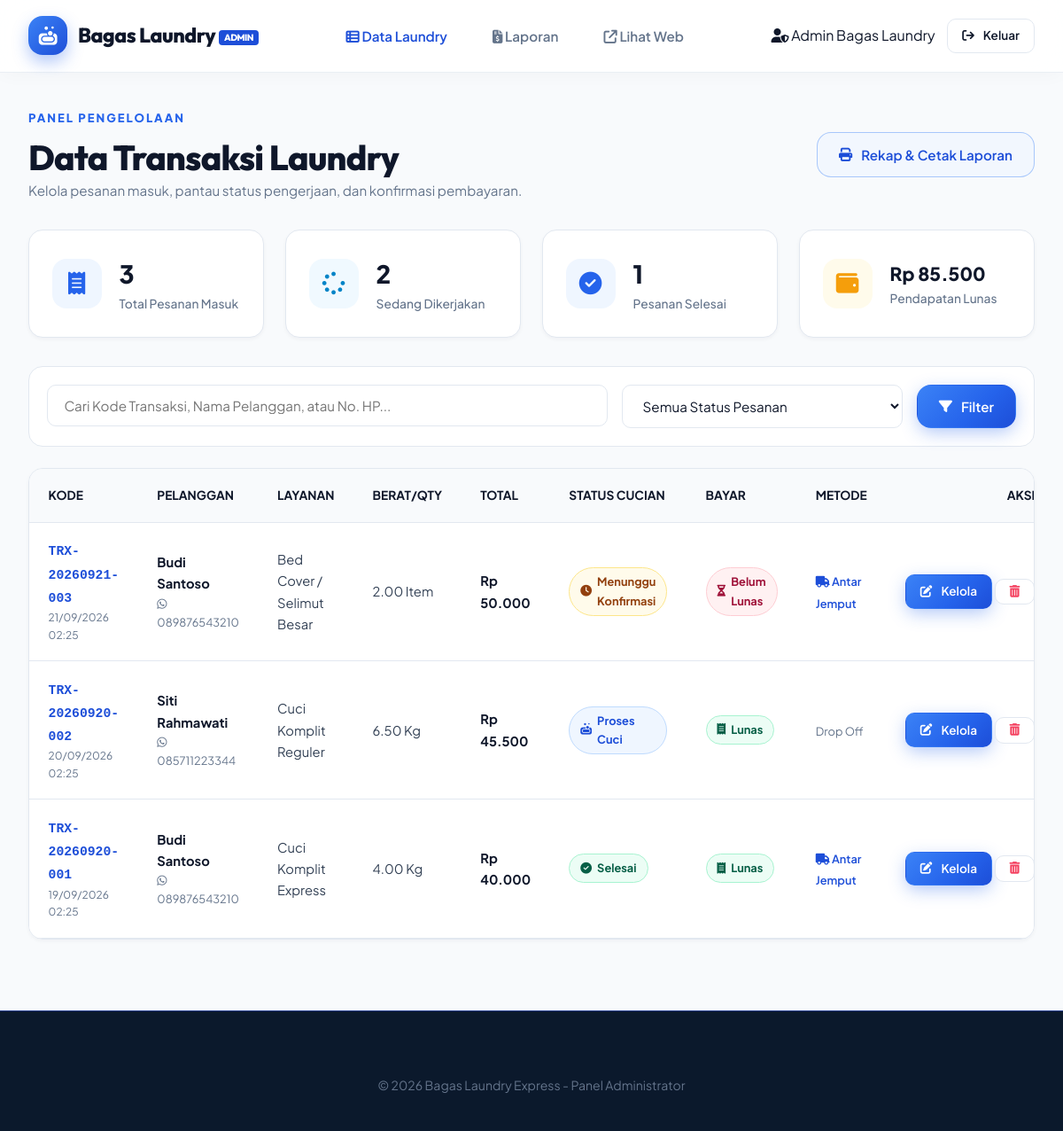
/admin/data_laundry.php (signed in), run on the app's committed database.
### tables this page shows
CREATE TABLE IF NOT EXISTS `transaksi` (
  `id` INT AUTO_INCREMENT PRIMARY KEY,
  `kode_transaksi` VARCHAR(30) NOT NULL UNIQUE,
  `user_id` INT NOT NULL,
  `layanan_id` INT NOT NULL,
  `berat_jumlah` DECIMAL(6,2) NOT NULL DEFAULT 1.00,
  `total_bayar` INT NOT NULL,
  `metode_pengambilan` ENUM('antar_jemput', 'drop_off') NOT NULL DEFAULT 'drop_off',
  `alamat_jemput` TEXT NULL,
  `catatan` TEXT NULL,
  `status_pesanan` ENUM('menunggu_konfirmasi', 'dijemput', 'proses_cuci', 'siap_diambil', 'selesai', 'dibatalkan') NOT NULL DEFAULT 'menunggu_konfirmasi',
  `status_pembayaran` ENUM('belum_bayar', 'lunas') NOT NULL DEFAULT 'belum_bayar',
  `tanggal_masuk` DATETIME DEFAULT CURRENT_TIMESTAMP,
  `tanggal_selesai` DATETIME NULL,
  FOREIGN KEY (`user_id`) REFERENCES `users`(`id`) ON DELETE CASCADE,
  FOREIGN KEY (`layanan_id`) REFERENCES `layanan`(`id`) ON DELETE RESTRICT
);

CREATE TABLE IF NOT EXISTS `users` (
  `id` INT AUTO_INCREMENT PRIMARY KEY,
  `nama` VARCHAR(100) NOT NULL,
  `email` VARCHAR(100) NOT NULL UNIQUE,
  `password` VARCHAR(255) NOT NULL,
  `no_hp` VARCHAR(20) NOT NULL,
  `alamat` TEXT NULL,
  `role` ENUM('admin', 'pelanggan') NOT NULL DEFAULT 'pelanggan',
  `created_at` TIMESTAMP DEFAULT CURRENT_TIMESTAMP
);

CREATE TABLE IF NOT EXISTS `layanan` (
  `id` INT AUTO_INCREMENT PRIMARY KEY,
  `nama_paket` VARCHAR(100) NOT NULL,
  `jenis` ENUM('kiloan', 'satuan') NOT NULL DEFAULT 'kiloan',
  `harga` INT NOT NULL,
  `estimasi_hari` INT NOT NULL DEFAULT 2,
  `deskripsi` TEXT NULL,
  `icon` VARCHAR(50) DEFAULT 'fa-tshirt'
);

### admin/data_laundry.php (the view, shortened to what this page needs)
<?php
require_once '../config/database.php';
require_once '../config/auth.php';
$search_query = trim($_GET['q'] ?? '');
$sql = "
    SELECT t.*, u.nama AS nama_pelanggan, u.no_hp, l.nama_paket, l.jenis
    FROM transaksi t
    JOIN users u ON t.user_id = u.id
    JOIN layanan l ON t.layanan_id = l.id
    WHERE 1=1
";
$params = [];
$sql .= " ORDER BY t.id DESC";
$stmt_trx = $pdo->prepare($sql);
$stmt_trx->execute($params);
$transaksi_list = $stmt_trx->fetchAll();
$total_trx = $pdo->query("SELECT COUNT(*) FROM transaksi")->fetchColumn();
$total_proses = $pdo->query("SELECT COUNT(*) FROM transaksi WHERE status_pesanan IN ('menunggu_konfirmasi', 'dijemput', 'proses_cuci')")->fetchColumn();
$total_selesai = $pdo->query("SELECT COUNT(*) FROM transaksi WHERE status_pesanan = 'selesai'")->fetchColumn();
$total_omset = $pdo->query("SELECT SUM(total_bayar) FROM transaksi WHERE status_pembayaran = 'lunas'")->fetchColumn() ?: 0;
?>
<!DOCTYPE html>
<html lang="id">
<head>
    <link rel="stylesheet" href="https://cdnjs.cloudflare.com/ajax/libs/font-awesome/6.5.1/css/all.min.css">
    <link rel="stylesheet" href="../assets/css/style.css">
</head>
<body>
    <header class="navbar">
        <div class="nav-container">
            <a href="data_laundry.php" class="brand-logo">
                <div class="brand-icon">
                    <i class="fa-solid fa-soap"></i>
                </div>
                <span>Bagas Laundry <small style="font-size: 0.65rem; background: var(--primary-dark); color: white; padding: 2px 6px; border-radius: 4px; vertical-align: middle;">ADMIN</small></span>
            </a>
            <nav class="nav-menu">
                <a href="data_laundry.php" class="nav-link active">
                    <i class="fa-solid fa-table-list"></i> Data Laundry
                </a>
                <a href="laporan.php" class="nav-link">
                    <i class="fa-solid fa-file-invoice-dollar"></i> Laporan
                </a>
                <a href="../index.php" target="_blank" class="nav-link">
                    <i class="fa-solid fa-arrow-up-right-from-square"></i> Lihat Web
                </a>
            </nav>
            <div class="nav-auth">
                <div class="user-profile-badge">
                    <i class="fa-solid fa-user-shield"></i>
                    <span><?= htmlspecialchars($_SESSION['user_nama']) ?></span>
                </div>
                <a href="../auth/logout.php" class="btn btn-sm btn-outline" title="Keluar">
                    <i class="fa-solid fa-arrow-right-from-bracket"></i> Keluar
                </a>
            </div>
        </div>
    </header>
    <main class="section" style="padding-top: 2.5rem; padding-bottom: 5rem;">
        <div style="display: flex; justify-content: space-between; align-items: center; margin-bottom: 2rem; flex-wrap: wrap; gap: 1rem;">
            <div>
                <span class="section-subtitle">Panel Pengelolaan</span>
                <h1 class="section-title">Data Transaksi Laundry</h1>
                <p style="color: var(--muted); font-size: 0.95rem;">Kelola pesanan masuk, pantau status pengerjaan, dan konfirmasi pembayaran.</p>
            </div>
            <a href="laporan.php" class="btn btn-outline-primary">
                <i class="fa-solid fa-print"></i> Rekap & Cetak Laporan
            </a>
        </div>
        <div class="stats-grid">
            <div class="stat-card">
                <div class="stat-icon mint"><i class="fa-solid fa-receipt"></i></div>
                <div>
                    <div class="stat-number"><?= $total_trx ?></div>
                    <div class="stat-label">Total Pesanan Masuk</div>
                </div>
            </div>
            <div class="stat-card">
                <div class="stat-icon blue"><i class="fa-solid fa-spinner"></i></div>
                <div>
                    <div class="stat-number"><?= $total_proses ?></div>
                    <div class="stat-label">Sedang Dikerjakan</div>
                </div>
            </div>
            <div class="stat-card">
                <div class="stat-icon mint"><i class="fa-solid fa-circle-check"></i></div>
                <div>
                    <div class="stat-number"><?= $total_selesai ?></div>
                    <div class="stat-label">Pesanan Selesai</div>
                </div>
            </div>
            <div class="stat-card">
                <div class="stat-icon amber"><i class="fa-solid fa-wallet"></i></div>
                <div>
                    <div class="stat-number" style="font-size: 1.3rem;"><?= rupiah($total_omset) ?></div>
                    <div class="stat-label">Pendapatan Lunas</div>
                </div>
            </div>
        </div>
        <div style="background: white; padding: 1.25rem; border-radius: var(--radius-md); border: 1px solid var(--border); margin-bottom: 1.5rem;">
            <form action="data_laundry.php" method="GET" style="display: flex; gap: 1rem; flex-wrap: wrap;">
                <div style="flex: 2; min-width: 240px;">
                    <input type="text" name="q" class="form-control" placeholder="Cari Kode Transaksi, Nama Pelanggan, atau No. HP..." value="<?= htmlspecialchars($search_query) ?>">
                </div>
                <div style="flex: 1; min-width: 180px;">
                    <select name="status" class="form-select">
                        <option value="">Semua Status Pesanan</option>
                    </select>
                </div>
                <button type="submit" class="btn btn-primary">
                    <i class="fa-solid fa-filter"></i> Filter
                </button>
            </form>
        </div>
        <div class="table-responsive">
            <table class="table">
                <thead>
                    <tr>
                        <th>Kode</th>
                        <th>Pelanggan</th>
                        <th>Layanan</th>
                        <th>Berat/Qty</th>
                        <th>Total</th>
                        <th>Status Cucian</th>
                        <th>Bayar</th>
                        <th>Metode</th>
                        <th style="text-align: right;">Aksi</th>
                    </tr>
                </thead>
                <tbody>
                    <?php if (empty($transaksi_list)): ?>
                        <tr>
                            <td colspan="9" style="text-align: center; padding: 3rem 1rem; color: var(--muted);">
                                <i class="fa-solid fa-inbox" style="font-size: 2.5rem; margin-bottom: 0.75rem; display: block; color: #cbd5e1;"></i>
                                Tidak ditemukan data transaksi yang sesuai.
                            </td>
                        </tr>
                    <?php else: ?>
                        <?php foreach ($transaksi_list as $row): ?>
                            <tr>
                                <td>
                                    <strong style="color: var(--primary-dark); font-family: monospace;">
                                        <?= htmlspecialchars($row['kode_transaksi']) ?>
                                    </strong>
                                    <div style="font-size: 0.75rem; color: var(--muted);">
                                        <?= date('d/m/Y H:i', strtotime($row['tanggal_masuk'])) ?>
                                    </div>
                                </td>
                                <td>
                                    <strong style="color: var(--secondary);"><?= htmlspecialchars($row['nama_pelanggan']) ?></strong>
                                    <div style="font-size: 0.8rem; color: var(--muted);">
                                        <i class="fa-brands fa-whatsapp"></i> <?= htmlspecialchars($row['no_hp']) ?>
                                    </div>
                                </td>
                                <td><?= htmlspecialchars($row['nama_paket']) ?></td>
                                <td><?= $row['berat_jumlah'] ?> <?= $row['jenis'] === 'kiloan' ? 'Kg' : 'Item' ?></td>
                                <td><strong style="color: var(--secondary);"><?= rupiah($row['total_bayar']) ?></strong></td>
                                <td><?= badge_status_pesanan($row['status_pesanan']) ?></td>
                                <td><?= badge_status_bayar($row['status_pembayaran']) ?></td>
                                <td>
                                    <?php if ($row['metode_pengambilan'] === 'antar_jemput'): ?>
                                        <span style="font-size: 0.8rem; color: var(--primary-dark); font-weight: 600;">
                                            <i class="fa-solid fa-truck"></i> Antar Jemput
                                        </span>
                                    <?php else: ?>
                                        <span style="font-size: 0.8rem; color: var(--muted);">Drop Off</span>
                                    <?php endif; ?>
                                </td>
                                <td style="text-align: right; white-space: nowrap;">
                                    <a href="detail_transaksi.php?id=<?= $row['id'] ?>" class="btn btn-sm btn-primary" title="Kelola & Detail">
                                        <i class="fa-solid fa-pen-to-square"></i> Kelola
                                    </a>
                                    <a href="data_laundry.php?action=delete&id=<?= $row['id'] ?>" class="btn btn-sm btn-outline btn-confirm-delete" style="color: var(--danger);" title="Hapus">
                                        <i class="fa-solid fa-trash-can"></i>
                                    </a>
                                </td>
                            </tr>
                        <?php endforeach; ?>
                    <?php endif; ?>
                </tbody>
            </table>
        </div>
    </main>
    <footer class="footer">
        <div class="footer-bottom" style="border: none; padding-top: 0;">
            &copy; <?= date('Y') ?> Bagas Laundry Express - Panel Administrator
        </div>
    </footer>
</body>
</html>

### config/auth.php (shortened to what this page needs)
<?php
function rupiah($angka) {
    return "Rp " . number_format($angka, 0, ',', '.');
}
function badge_status_pesanan($status) {
    switch ($status) {
        case 'menunggu_konfirmasi':
            return '<span class="badge badge-warning"><i class="fa-solid fa-clock"></i> Menunggu Konfirmasi</span>';
        case 'proses_cuci':
            return '<span class="badge badge-primary"><i class="fa-solid fa-soap"></i> Proses Cuci</span>';
        case 'selesai':
            return '<span class="badge badge-success"><i class="fa-solid fa-circle-check"></i> Selesai</span>';
    }
}
function badge_status_bayar($status) {
    if ($status === 'lunas') {
        return '<span class="badge badge-success"><i class="fa-solid fa-receipt"></i> Lunas</span>';
    }
    return '<span class="badge badge-danger"><i class="fa-solid fa-hourglass-half"></i> Belum Lunas</span>';
}

### data on the page
transaksi: kode_transaksi "TRX-20260921-003", tanggal_masuk "21/09/2026 02:25", user.nama "Budi Santoso", user.no_hp "089876543210", layanan.nama_paket "Bed Cover / Selimut Besar", berat_jumlah "2.00", shows "Item", total_bayar "Rp 50.000", shows "Menunggu Konfirmasi", metode_pengambilan "antar_jemput" (drawn)
transaksi: kode_transaksi "TRX-20260920-002", tanggal_masuk "20/09/2026 02:25", user.nama "Siti Rahmawati", user.no_hp "085711223344", layanan.nama_paket "Cuci Komplit Reguler", berat_jumlah "6.50", shows "Kg", total_bayar "Rp 45.500", status_pesanan "proses_cuci" (drawn), status_pembayaran "lunas" (drawn), metode_pengambilan "Drop Off"
transaksi: kode_transaksi "TRX-20260920-001", tanggal_masuk "19/09/2026 02:25", user.nama "Budi Santoso", user.no_hp "089876543210", layanan.nama_paket "Cuci Komplit Express", berat_jumlah "4.00", shows "Kg", total_bayar "Rp 40.000", status_pesanan "selesai" (drawn), status_pembayaran "lunas" (drawn), metode_pengambilan "antar_jemput" (drawn)

### other printed values
$_SESSION['user_nama'] "Admin Bagas Laundry"
$total_trx "3"
$total_proses "2"
$total_selesai "1"
rupiah($total_omset) "Rp 85.500"
